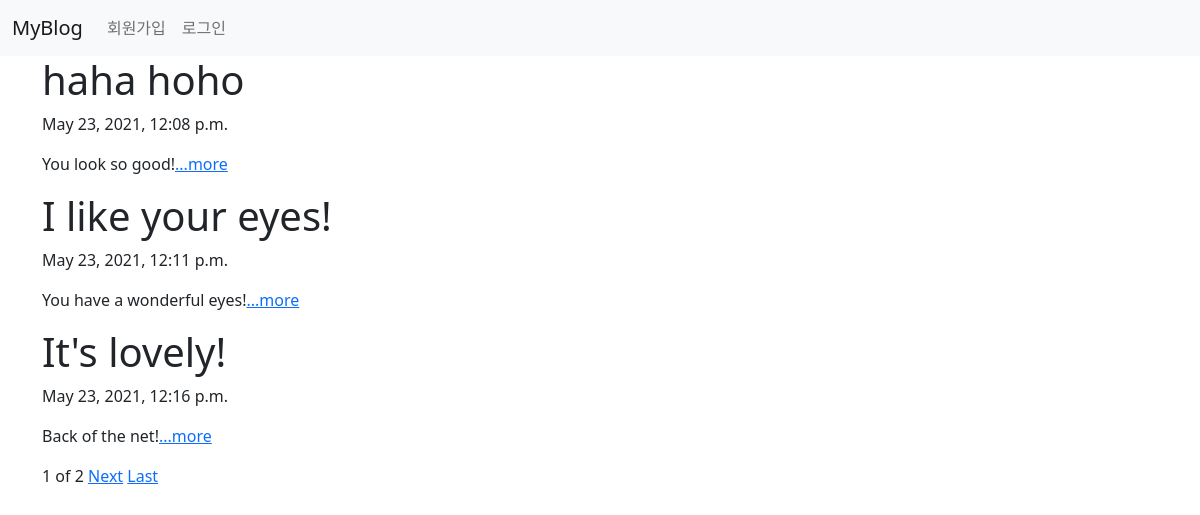
The app's page /, older data.
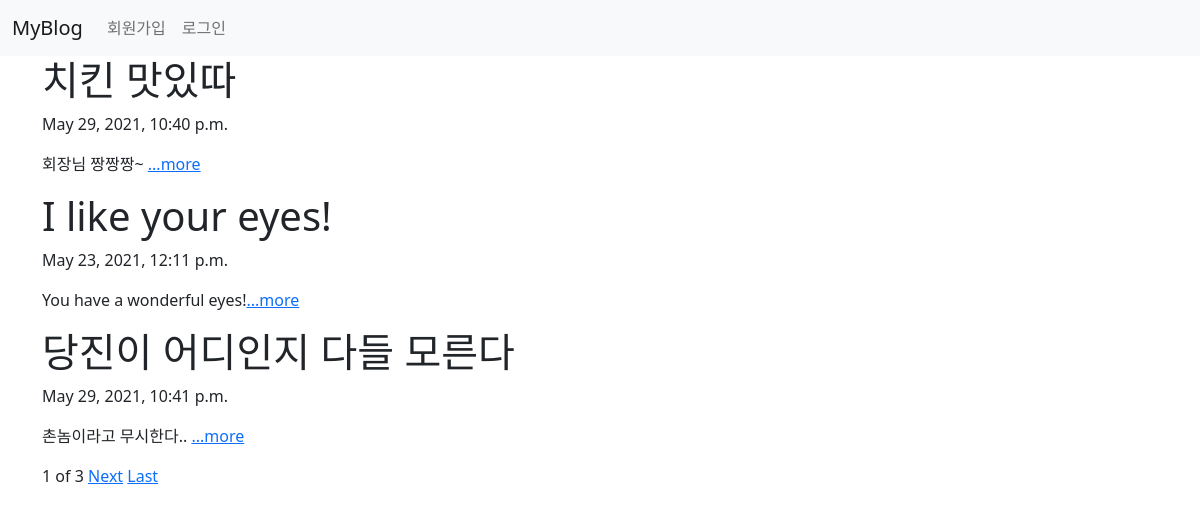
The same page, newer data.
### blog/models.py (models this page shows, shortened)
class Blog(models.Model):
    title = models.CharField(max_length=200)
    pub_date = models.DateTimeField('date published')
    body = models.TextField()
    def summary(self):
        return self.body[:100]

### blog/views.py (the view)
# urls.py: 2. Add a URL to urlpatterns:  path('', views.home, name='home')
def home(request):
    blog_list = Blog.objects.all()
    paginator = Paginator(blog_list, 3)
    page = request.GET.get('page')
    post = paginator.get_page(page)
    return render(request, 'home.html', {'posts':post})

### blog/templates/home.html (shortened to what this page needs)
{% extends 'base.html' %}
{% block content %}
    {% for blog in posts %}
        <h1>{{blog.title}}</h1>
        <p>{{blog.pub_date}}</p>
        <p>{{blog.summary}}<a href="{% url 'detail' blog.id %}">...more</a></p>
    {% endfor %}
    <span>{{posts.number}}</span>
    <span>of</span>
    <span>{{posts.paginator.num_pages}}</span>
    {% if posts.has_next %}
    <a href="?page={{posts.next_page_number}}">Next</a>
    <a href="?page={{posts.paginator.num_pages}}">Last</a>
    {% endif %}
{% endblock%}

### gam2project/templates/base.html (shortened to what this page needs)
<!DOCTYPE html>
<html lang="en">
<head>
    <link href="https://cdn.jsdelivr.net/npm/bootstrap@5.0.1/dist/css/bootstrap.min.css" rel="stylesheet">
</head>
<body>
    <nav class="navbar navbar-expand-lg navbar-light bg-light">
        <div class="container-fluid">
            <a class="navbar-brand" href="/">MyBlog</a>
            <div class="collapse navbar-collapse" id="navbarNav">
                <ul class="navbar-nav">
                    {% if user.is_authenticated %}
                    <li class="nav-item">
                        <a class="nav-link active" aria-current="page" href="{% url 'new' %}">글쓰기</a>
                    </li>
                    <li class="nav-item">
                        <a class="nav-link" href="{% url 'index' %}">AboutMe</a>
                    </li>
                    <li class="nav-item">
                        <a class="nav-link" href="{% url 'mypage' %}">마이페이지</a>
                    </li>
                    <li class="nav-item">
                        <a class="nav-link active" aria-current="page" href="{% url 'logout' %}">로그아웃</a>
                    </li>
                    {% else %}
                    <li class="nav-item">
                        <a class="nav-link" href="/account/signup">회원가입</a>
                    </li>
                    <li class="nav-item">
                        <a class="nav-link" href="/account/login">로그인</a>
                    </li>
                    {% endif %}
                </ul>
            </div>
        </div>
    </nav>
    <div class="container">
        {% block content %}
        {% endblock %}
    </div>
</body>
</html>

Row changes from the older to the newer data that the page shows:
removed Blog: title "haha hoho", pub_date "May 23, 2021, 12:08 p.m.", summary "You look so good!"
removed Blog: title "It's lovely!", pub_date "May 23, 2021, 12:16 p.m.", summary "Back of the net!"
added Blog: title "치킨 맛있따", pub_date "May 29, 2021, 10:40 p.m.", summary "회장님 짱짱짱~"
added Blog: title "당진이 어디인지 다들 모른다", pub_date "May 29, 2021, 10:41 p.m.", summary "촌놈이라고 무시한다.."
Text that changed along with them:
{{ posts.paginator.num_pages }}: "2" → "3"
